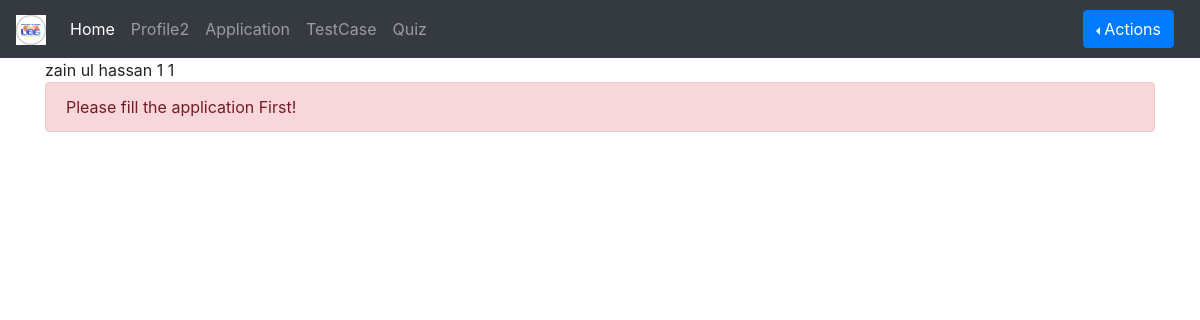
/User/profile/ (signed in), run on the app's committed database.
### UserViews/models.py (models this page shows, shortened)
class Application(models.Model):
    user = models.OneToOneField(User, on_delete=models.CASCADE)
    First_Name = models.CharField(max_length=20, blank=False, null=False, validators=[alphabatic])
    Last_Name = models.CharField(max_length=20, blank=False, null=False, validators=[alphabatic])
    Father_Name = models.CharField(max_length=20, blank=False, null=False, validators=[alphabatic])
    Email = models.EmailField(max_length=254, verbose_name="Email", blank=False)
    Domicile = models.CharField(max_length=15, blank=False, null=True, validators=[alphabatic])
    Age = models.IntegerField()
    Date_of_Birth = models.DateField(editable=True)
    Gender = models.CharField(max_length=6, choices=GENDER_CHOICES)
    Phone_no = models.IntegerField()
    Land_Line = models.IntegerField()
    MatricTotal = models.IntegerField(null=False, blank=False)
    MatricObtain = models.IntegerField(null=False, blank=False)
    MatricSubject = models.CharField(max_length=50, blank=False, null=False)
    MatricPercentage = models.FloatField(max_length=None, blank=False, default=0.0, )
    MatricGrades = models.CharField(max_length=5, blank=False, null=True, )
    MatricYear = models.CharField(max_length=20, blank=False)
    IntermediateTotal = models.IntegerField(null=False, blank=False)
    IntermediateObtain = models.IntegerField(null=False, blank=False)
    IntermediateSubject = models.CharField(max_length=50, blank=False, null=False)
    IntermediatePercentage = models.FloatField(blank=False, default="0.0")
    IntermediateGrades = models.CharField(max_length=5, blank=False, null=True)
    IntermediateYear = models.CharField(max_length=20, blank=False)
    GraduationTotal = models.IntegerField(null=False, blank=False)
    GraduationObtain = models.IntegerField(null=False, blank=False)
    GraduationSubject = models.CharField(max_length=50, blank=False, null=False)
    GraduationPercentage = models.FloatField(blank=False, max_length=None, default='0.0')
    GraduationGrades = models.CharField(max_length=5, blank=False, null=True)
    GraduationYear = models.CharField(max_length=20, blank=False)
    Matrics_Result = models.FileField(verbose_name="Matric Result", blank=False, upload_to='Results/')
    Graduations_result = models.FileField(verbose_name="Graduations_result", blank=False, upload_to='Results/')
    Intermediate_result = models.FileField(verbose_name="Intermediate Result", blank=False, upload_to='Results/')
    Image = models.ImageField(upload_to='images/')
    Qualify = models.CharField(max_length=10, choices=QUALIFICATION_CHOICES)
    Speclization = models.CharField(max_length=30, choices=INTEREST_CHOICES)
    Experience = models.FileField(default="Upload your CV", upload_to='CVs/')
    Master_Specialization = models.CharField(max_length=15, choices=MASTER_CHOICES)

### UserViews/views.py (the view)
# urls.py: path('profile/', views.detailView, name='Profile'),
def detailView(request):
    obj = Application.objects.all()
    context = {
        'object': obj
    }
    return render(request, "UserViews/Detailview.html", context)

### UserViews/templates/UserViews/Detailview.html (shortened to what this page needs)
{%extends 'basic3.html'%}
{%block body%}
{%for ab in object%}
{%if request.user == ab.user%}
{{ab.First_Name}}
{{ab.Last_Name}}
{{ab.id}}
{{request.user.id}}
{%endif%}
{%endfor%}
{%if request.user != ab.user%}
<div class="alert alert-danger" role="alert">
  Please fill the application First!
</div>
{%endif%}
{%endblock%}

### data on the page
Application: First_Name "zain", Last_Name "ul hassan", id "1"

### other printed values
{{ request.user.id }} "1"
